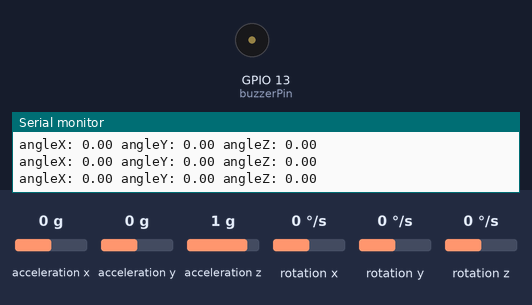
Simulated run of this sketch. Board: ESP32. Shown: buzzer (waves = sounding), the last lines printed to the serial monitor. The test bench sets the inputs (shaded band); at power-on: acceleration x 0 g, acceleration y 0 g, acceleration z 1 g, rotation x 0 °/s, rotation y 0 °/s, rotation z 0 °/s. WiFi joins after 1.5 s; servers stay silent unless stated.

Above: at 6.2 s.
6.3 s: acceleration x set to -0.3 g
At 7.2 s:
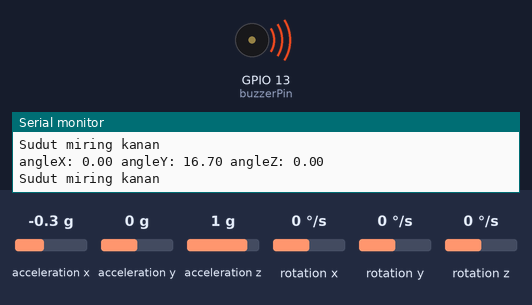
8.0 s: acceleration y set to -1.4 g
At 8.9 s:
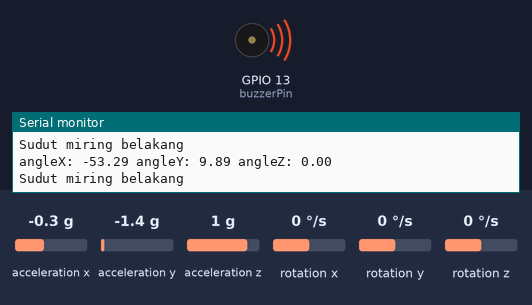
10.0 s: acceleration y set to 0.8 g
At 10.8 s:
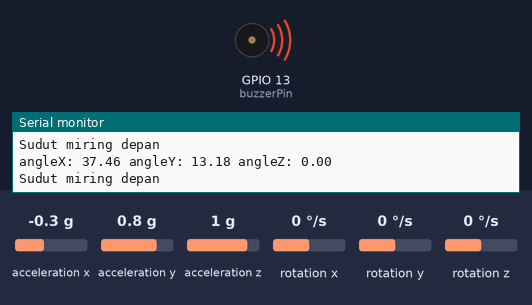
Timing chart, 0 to 13.0 s (numbered marks = the images above; inputs shaded):
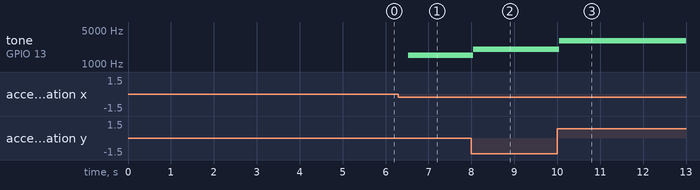

Measured:
- the behaviour switches between -0.1 and -0.2 g on acceleration x (found by bisection; images 0 and 1)
- after the input at 6.3 s, tone on GPIO 13 (buzzerPin): silent → 1500 Hz after 0.23 s
- after the input at 8.0 s, tone on GPIO 13 (buzzerPin): 1500 Hz → 2000 Hz at once
- after the input at 10.0 s, tone on GPIO 13 (buzzerPin): 2000 Hz → 3000 Hz after 0.05 s

The sketch:

praktikum2.ino
```cpp
#include <MPU6050_tockn.h>
#include <Wire.h>
#include <WiFi.h>

const char* ssid = "Kost BU PUR"; // Ganti dengan SSID WiFi Anda
const char* password = "tvkabel1buk"; // Ganti dengan kata sandi WiFi Anda

MPU6050 mpu6050(Wire);
int buzzerPin = 13; // Pin buzzer

void setup() {
  Serial.begin(9600);
  Wire.begin();
  mpu6050.begin();
  mpu6050.calcGyroOffsets();
  pinMode(buzzerPin, OUTPUT);

  // Koneksi WiFi
  WiFi.begin(ssid, password);
  while (WiFi.status() != WL_CONNECTED) {
    delay(1000);
    Serial.println("Menghubungkan ke WiFi...");
  }
  Serial.println("Terhubung ke WiFi!");
}

void loop() {
  mpu6050.update();
  Serial.print("angleX: ");
  Serial.print(mpu6050.getAngleX());
  Serial.print(" angleY: ");
  Serial.print(mpu6050.getAngleY());
  Serial.print(" angleZ: ");
  Serial.print(mpu6050.getAngleZ());
  Serial.println();

  // Cek sudut miring dan mengendalikan buzzer sesuai kondisi
  float angleX = mpu6050.getAngleX();
  float angleY = mpu6050.getAngleY();
  float angleZ = mpu6050.getAngleZ();


  if (angleX > 10) {
    // Sudut miring ke depan
    tone(buzzerPin, 3000); // Bunyi dengan frekuensi 3000 Hz
    Serial.println("Sudut miring depan");
  } else if (angleX < -10) {
    // Sudut miring ke belakang
    tone(buzzerPin, 2000); // Bunyi dengan frekuensi 2000 Hz
    Serial.println("Sudut miring belakang");
  } else if (angleY > 10) {
    // Sudut miring ke kanan
    tone(buzzerPin, 1500); // Bunyi dengan frekuensi 1500 Hz
    Serial.println("Sudut miring kanan");
  } else if (angleY < -10) {
    // Sudut miring ke kiri
    tone(buzzerPin, 1000); // Bunyi dengan frekuensi 1000 Hz
    Serial.println("Sudut miring kiri");
  } else {
    noTone(buzzerPin); // Matikan buzzer jika tidak ada perubahan sudut signifikan
  }

  delay(500); // Interval pembacaan sensor
}
```
